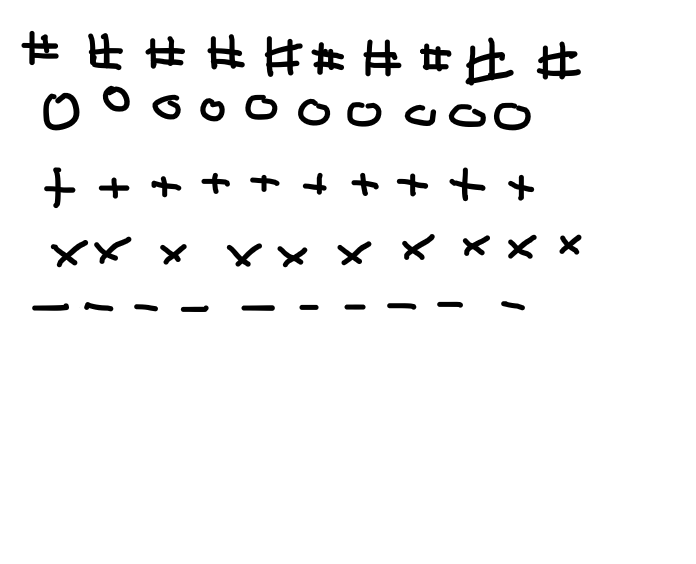
#> input picture PVA-01/Bilder/raw-symbols.png, 696 x 564 px
$ python generate.py
#> lines starting #> are read from the running program, lines starting #| are printed output that depends on the picture; after the words box and inside, x2 and y2 are one past the last pixel; in counts of white or black regions, pixels touching at a corner belong together
import cv2
import numpy as np
import os

# -----------------------------------------------------------------
# PVA-01
# Script to extract symbols from a hand drawn raw image
# the script needs to be run in the same directory as the raw image
# Directory structure:
# PVA-01
#  - Bilder
#    - raw-symbols.png
#    - squares
#    - symbols
#  - generate.py
# -----------------------------------------------------------------

# Load the image
img = cv2.imread("Bilder/raw-symbols.png")
#> img is the input picture: shape (564, 696, 3); min 0, max 255, mean 244.2
gray = cv2.cvtColor(img, cv2.COLOR_BGR2GRAY)

# set size of the square
size = 100

# set your name
name = "matthias.heimberg"

# path to store the extracted symbols
symbol_path = "Bilder/symbols/"
# path to store the resized symbols (squares)
square_path = "Bilder/squares/"

# Threshold the image to a binary image
ret, thresh = cv2.threshold(gray, 127, 255, cv2.THRESH_BINARY_INV)
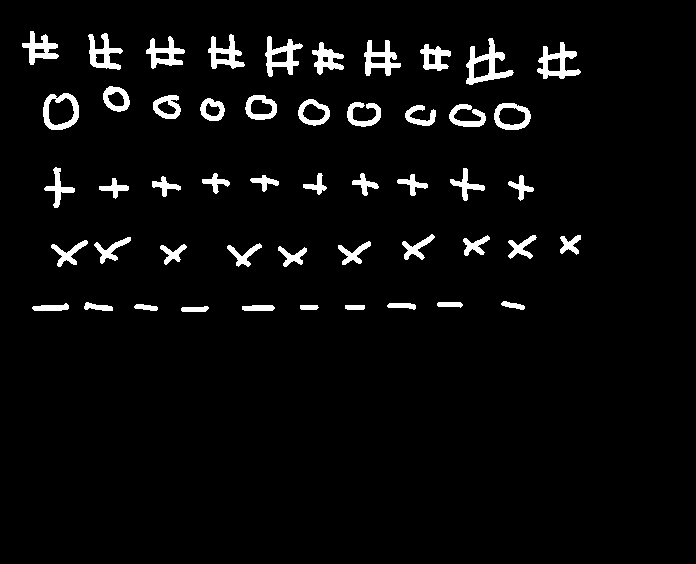
#> thresh: shape (564, 696); 4.3% white; 50 white regions

# Find contours in the binary image
contours, hierarchy = cv2.findContours(thresh, cv2.RETR_EXTERNAL, cv2.CHAIN_APPROX_SIMPLE)
#> contours = 50 contours; largest, box (x1, y1, x2, y2) and area: (43, 93, 79, 130) 1050, (466, 38, 514, 85) 927, (494, 103, 531, 130) 769, (537, 42, 581, 79) 739, (265, 36, 303, 77) 698

# Iterate through each contour and draw the bounding rectangle
for i, contour in enumerate(contours):
    [x, y, w, h] = cv2.boundingRect(contour)
    symbol = img[y:y + h, x:x + w]
    cv2.imwrite(f"{symbol_path}{i:02d}.png", symbol)
#> this loop made 50 passes
#> (x, y, w, h) on passes 1 to 12: (181, 306, 28, 6), (345, 305, 20, 5), (300, 305, 19, 5), (242, 305, 33, 6), (134, 304, 24, 7), (387, 303, 29, 7), (32, 303, 37, 8), (437, 302, 26, 6), (84, 302, 29, 9), (501, 301, 24, 9), (278, 246, 29, 21), (160, 244, 27, 21)

# Load all symbols and put each in the middle of a square
for j, filename in enumerate(os.listdir(symbol_path)):
    prefix = '-' if j < 10 else 'x' if j < 20 else '+' if j < 30 else 'o' if j < 40 else '#'
    img = cv2.imread(f"{symbol_path}{filename}")
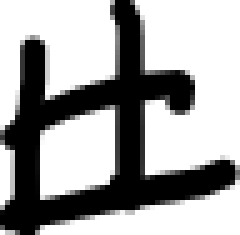
#> img: shape (47, 48, 3) (shown 5 times larger); min 0, max 255, mean 164.7
    h, w, _ = img.shape
#> h = 47; w = 48
    new_h, new_w = (size, int(w * (size / h))) if h > w else (int(h * (size / w)), size)
#> new_h = 97; new_w = 100
    symbol = cv2.resize(img, (new_w, new_h), cv2.INTER_AREA)
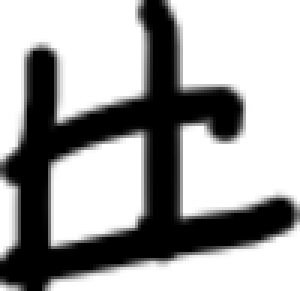
#> symbol: shape (97, 100, 3) (shown 3 times larger); min 0, max 255, mean 164.6
    h, w, _ = symbol.shape
#> h = 97; w = 100
    new_img = np.ones((size, size, 3), np.uint8) * 255
    start_x = int(size / 2 - w / 2)
#> start_x = 0
    start_y = int(size / 2 - h / 2)
#> start_y = 1
    name = filename[:-4]
    new_img[start_y:start_y + h, start_x:start_x + w] = symbol
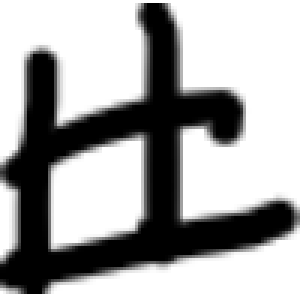
#> new_img: shape (100, 100, 3) (shown 3 times larger); min 0, max 255, mean 167.3
    cv2.imwrite(f"{square_path}{prefix}-{name}-.png", new_img)
